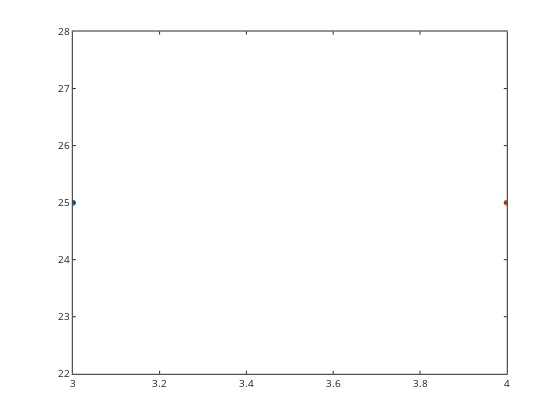

Notebook source saved alongside this figure:
### Code cell
plot(pH,AlOH3)

### Figure 1 — Plotly figure (JSON) as saved in the notebook; plotly's stock layout.template omitted (floating-point values rounded to 4 significant figures)
{"data": [{"line": {"color": "rgb(0,113,188)", "dash": "solid", "width": 0.5}, "marker": {"color": "rgb(0,113,188)", "line": {"color": "rgb(0,113,188)"}, "size": 6, "symbol": "circle"}, "mode": "lines+markers", "name": "", "showlegend": false, "type": "scatter", "visibility": true, "x": [3], "xaxis": "x", "y": [25], "yaxis": "y"}, {"line": {"color": "rgb(216,82,24)", "dash": "solid", "width": 0.5}, "marker": {"color": "rgb(216,82,24)", "line": {"color": "rgb(216,82,24)"}, "size": 6, "symbol": "circle"}, "mode": "lines+markers", "name": "", "showlegend": false, "type": "scatter", "visibility": true, "x": [4], "xaxis": "x", "y": [25], "yaxis": "y"}], "layout": {"height": 420, "hovermode": "closest", "margin": {"b": 0, "l": 0, "r": 0, "t": 0}, "plot_bgcolor": "rgba(0, 0, 0, 0)", "showlegend": false, "width": 560, "xaxis": {"anchor": "y", "autorange": false, "domain": [0.13, 0.905], "exponentformat": "none", "gridcolor": "rgba(38,38,38,0.15)", "gridwidth": 1, "linecolor": "rgb(38,38,38)", "linewidth": 1, "mirror": "ticks", "range": [3, 4], "showgrid": false, "showline": true, "side": "bottom", "spikedash": "solid", "spikemode": "across", "spikesides": false, "spikethickness": 1, "tickangle": 0, "tickcolor": "rgb(38,38,38)", "tickfont": {"color": "rgb(38,38,38)", "size": 10}, "ticklen": 3, "ticks": "inside", "ticktext": ["3", "3.2", "3.4", "3.6", "3.8", "4"], "tickvals": [3, 3.2, 3.4, 3.6, 3.8, 4], "title": {"font": {"color": "rgb(0, 0, 0)", "size": 11}, "text": ""}, "type": "linear", "visible": true, "zeroline": false}, "yaxis": {"anchor": "x", "autorange": false, "domain": [0.11, 0.925], "exponentformat": "none", "gridcolor": "rgba(38,38,38,0.15)", "gridwidth": 1, "linecolor": "rgb(38,38,38)", "linewidth": 1, "mirror": "ticks", "range": [22, 28], "showgrid": false, "showline": true, "side": "left", "spikedash": "solid", "spikemode": "across", "spikesides": false, "spikethickness": 1, "tickangle": 0, "tickcolor": "rgb(38,38,38)", "tickfont": {"color": "rgb(38,38,38)", "size": 10}, "ticklen": 3, "ticks": "inside", "ticktext": ["22", "23", "24", "25", "26", "27", "28"], "tickvals": [22, 23, 24, 25, 26, 27, 28], "title": {"font": {"color": "rgb(0, 0, 0)", "size": 11}, "text": ""}, "type": "linear", "visible": true, "zeroline": false}}}
